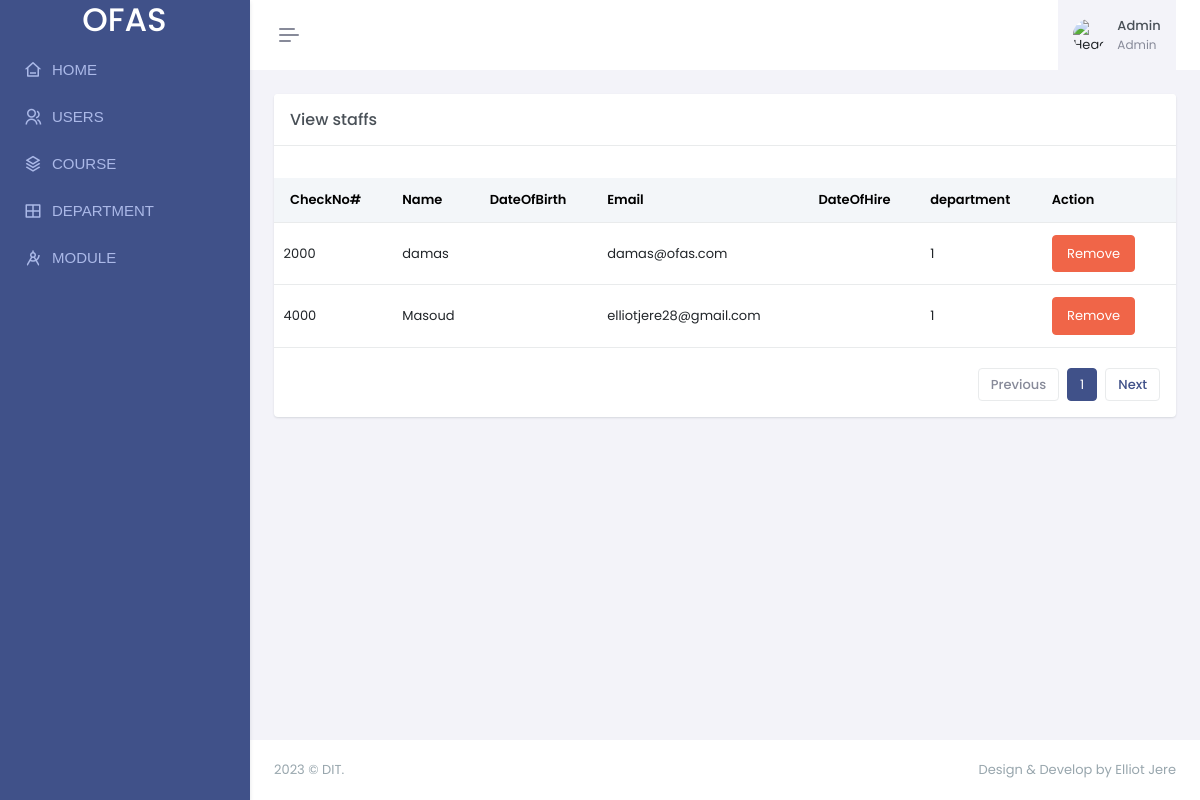
The app's page /admin/staff.php with its own data.
### tables this page shows
CREATE TABLE `Staff` (
  `CheqNo` int(11) NOT NULL,
  `Name` varchar(256) NOT NULL,
  `Email` varchar(256) NOT NULL,
  `Department_DeptId` int(11) NOT NULL,
  `password` varchar(255) NOT NULL
);

### admin/staff.php (the view, shortened to what this page needs)
<!doctype html>
<html lang="en" data-layout="vertical" data-topbar="light" data-sidebar="dark" data-sidebar-size="lg" data-sidebar-image="none" data-preloader="disable">
<head>
    <link href="assets/libs/sweetalert2/sweetalert2.min.css" rel="stylesheet" type="text/css" />
    <link href="assets/css/bootstrap.min.css" rel="stylesheet" type="text/css" />
    <link href="assets/css/icons.min.css" rel="stylesheet" type="text/css" />
    <link href="assets/css/app.min.css" rel="stylesheet" type="text/css" />
    <link href="assets/css/custom.min.css" rel="stylesheet" type="text/css" />
</head>
<body>
    <div id="layout-wrapper">
        <header id="page-topbar">
            <div class="layout-width">
                <?php include "includes/header.php" ?>
            </div>
        </header>
        <?php include "includes/navigation.php" ?>
        <div class="main-content">
            <div class="page-content">
                <div class="container-fluid">
                    <div class="row">
                        <div class="col-lg-12">
                            <div class="card">
                                <div class="card-header">
                                    <h4 class="card-title mb-0">View staffs</h4>
                                </div>
                                <div class="card-body">
                                    <div class="listjs-table" id="customerList">
                                        <div class="table-responsive table-card mt-3 mb-1">
                                            <table class="table align-middle table-nowrap" id="customerTable">
                                                <thead class="table-light">
                                                    <tr>
                                                        <th class="sort" data-sort="customer_name">CheckNo#</th>
                                                        <th class="sort" data-sort="email">Name</th>
                                                        <th class="sort" data-sort="phone">DateOfBirth</th>
                                                        <th class="sort" data-sort="date">Email</th>
                                                        <th class="sort" data-sort="date">DateOfHire</th>
                                                        <th class="sort" data-sort="status">department</th>
                                                        <th class="sort" data-sort="action">Action</th>
                                                    </tr>
                                                </thead>
                                                <tbody class="list form-check-all">
                                                    <?php
                                                    include "includes/db.php";
                                                    $sql = "select *  from Staff";
                                                    $result = $conn->query($sql);
                                                    while ($row = mysqli_fetch_assoc($result)) {
                                                        echo "<tr>";
                                                        echo "<form action='' method='post'>";
                                                        echo "<td>";
                                                        echo $row['CheqNo'];
                                                        $checkno = $row['CheqNo'];
                                                        echo "</td>";
                                                        echo "<td>";
                                                        echo $row['Name'];
                                                        echo "</td>";
                                                        echo "<td>";
                                                        echo "</td>";
                                                        echo "<td>";
                                                        echo $row['Email'];
                                                        echo "</td>";
                                                        echo "<td>";
                                                        echo "</td>";
                                                        echo "<td>";
                                                        echo $row['Department_DeptId'];
                                                        echo "</td>";
                                                        echo "<td>";
                                                        echo "<div class='remove'>";
                                                        echo "<button type = 'submit' class='btn btn-danger' name = 'delete' value='$checkno'>Remove</button>";
                                                        echo "</div>";
                                                        echo "</div>";
                                                    }
                                                    ?>
                                        </div>
                                        <div class="d-flex justify-content-end">
                                            <div class="pagination-wrap hstack gap-2">
                                                <a class="page-item pagination-prev disabled" href="javascrpit:void(0)">
                                                    Previous
                                                </a>
                                                <ul class="pagination listjs-pagination mb-0"></ul>
                                                <a class="page-item pagination-next" href="javascrpit:void(0)">
                                                    Next
                                                </a>
                                            </div>
                                        </div>
                                    </div>
                                </div>
                            </div>
                        </div>
                    </div>
                </div>
            </div>
            <?php include "includes/footer.php" ?>
</body>
</html>

### records on screen
staff: CheqNo "2000", Name "damas", Email "damas@ofas.com", Department_DeptId "1"
staff: CheqNo "4000", Name "Masoud", Email "elliotjere28@gmail.com", Department_DeptId "1"
